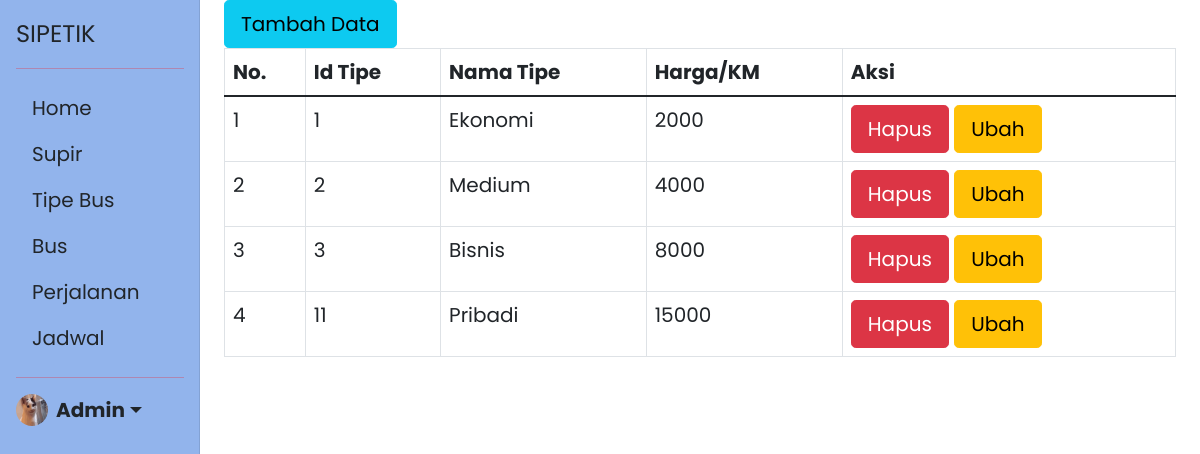
/sipetik/sipetik_admin/tipe_bus.php (signed in), run on the app's committed database.
### tables this page shows
CREATE TABLE `tipe_bus` (
  `id_tipe` int(11) NOT NULL,
  `nama_tipe` varchar(100) NOT NULL,
  `harga` int(11) NOT NULL
);

### sipetik/sipetik_admin/tipe_bus.php (the view, shortened to what this page needs)
<?php
    require_once "sidebar.php";
    require "function.php";
    $data_tipe = mysqli_query($conn,"SELECT * FROM tipe_bus");
?>
    <div class="col-md-9 ms-sm-auto col-lg-10 px-md-4">
        <button type="button" class="btn btn-info btn-lg" data-bs-toggle="modal" data-bs-target="#tambah">Tambah Data</button>
            <div class="table-responsive">
                <table class="table table-bordered" id="dataTable" width="100%" cellspacing="0">
                    <thead>
                        <tr>
                            <th>No.</th>
                            <th>Id Tipe</th>
                            <th>Nama Tipe</th>
                            <th>Harga/KM</th>
                            <th>Aksi</th>
                        </tr>
                    </thead>
                    <tbody>
                        <?php
                        $no = 1;
                        foreach ($data_tipe as $ambil) : ?>
                            <tr>
                                <td>
                                    <?= $no++; ?>
                                </td>
                                <td>
                                    <?= $ambil['id_tipe'] ?>
                                </td>
                                <td>
                                    <?= $ambil['nama_tipe'] ?>
                                </td>
                                <td>
                                    <?= $ambil['harga'] ?>
                                </td>
                                <td>
                                <a class="btn btn-danger btn-lg" href="hapus_tipe.php?id=<?=$ambil["id_tipe"];?>" onclick="return confirm('Apakah Ingin Menghapus Data ini ?')">Hapus</a>
                                <a class="btn btn-warning btn-lg" id="tombolUbah" data-bs-toggle="modal" data-bs-target="#ubah" data-harga="<?=$ambil["harga"];?>" data-nama="<?=$ambil["nama_tipe"];?>" data-id="<?=$ambil["id_tipe"];?>">Ubah</button>
                            </td>
                            </tr>
                            <?php endforeach; ?>
                    </tbody>
                </table>
            </div>
            </div>

### sipetik/sipetik_admin/styles_admin.css (style rules this page uses)
body { min-height: 100vh; min-height: -webkit-fill-available; }
html { height: -webkit-fill-available; }
body { font-size: 20px !important; font-family: 'Poppins', sans-serif; }

### data on the page
tipe_bus: id_tipe "1", nama_tipe "Ekonomi", harga "2000"
tipe_bus: id_tipe "2", nama_tipe "Medium", harga "4000"
tipe_bus: id_tipe "3", nama_tipe "Bisnis", harga "8000"
tipe_bus: id_tipe "11", nama_tipe "Pribadi", harga "15000"
